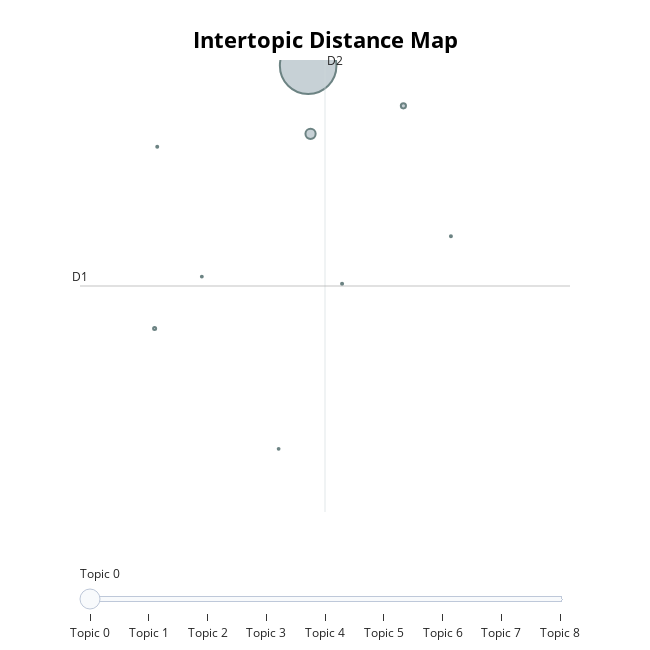
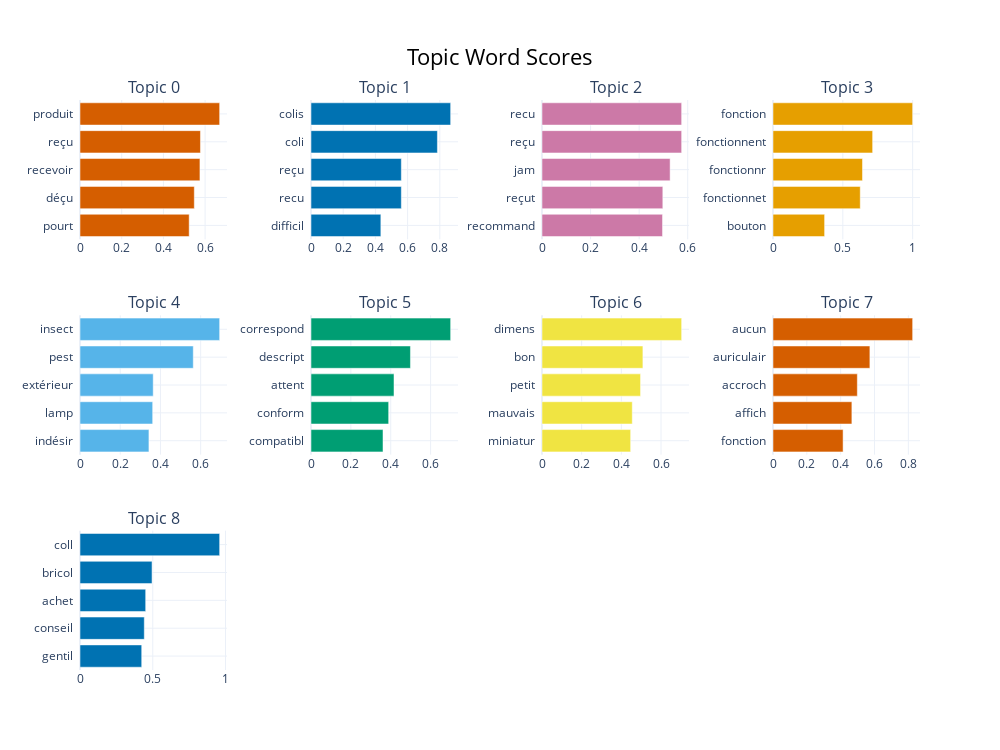

Notebook source saved alongside these figures, in order:
### Markdown cell above
#### **Visualization of the French topic space**

Here, we visualize the French topic landscape using the same projections and bar chart as for the German topics. This allows us to compare it qualitatively to the German topics.

### Code cell
fig_map = topic_model_french.visualize_topics()
fig_map.show()

fig_bar = topic_model_french.visualize_barchart(top_n_topics=10)
fig_bar.show()

### Figure 1 — Plotly figure (JSON) as saved in the notebook; plotly's stock layout.template omitted (floating-point values rounded to 4 significant figures)
{"data": [{"customdata": [[0, "produit | reçu | recevoir | déçu | pourt", 20410], [1, "colis | coli | reçu | recu | difficil", 667], [2, "recu | reçu | jam | reçut | recommand", 170], [3, "fonction | fonctionnent | fonctionnr | fonctionnet | bouton", 60], [4, "insect | pest | extérieur | lamp | indésir", 27], [5, "correspond | descript | attent | conform | compatibl", 26], [6, "dimens | bon | petit | mauvais | miniatur", 25], [7, "aucun | auriculair | accroch | affich | fonction", 24], [8, "coll | bricol | achet | conseil | gentil", 21]], "hovertemplate": "<b>Topic %{customdata[0]}</b><br>%{customdata[1]}<br>Size: %{customdata[2]}", "legendgroup": "", "marker": {"color": "#B0BEC5", "size": [20410, 667, 170, 60, 27, 26, 25, 24, 21], "sizemode": "area", "sizeref": 12.76, "symbol": "circle", "line": {"color": "DarkSlateGrey", "width": 2}}, "mode": "markers", "name": "", "orientation": "v", "showlegend": false, "x": [5.912, 5.934, 6.777, 4.518, 6.22, 7.209, 4.542, 4.947, 5.644], "xaxis": "x", "y": [-0.3328, -0.9299, -0.6848, -2.637, -2.245, -1.828, -1.043, -2.182, -3.691], "yaxis": "y", "type": "scatter"}], "layout": {"xaxis": {"anchor": "y", "domain": [0.0, 1.0], "title": {"text": ""}, "visible": false, "range": [3.84, 8.29]}, "yaxis": {"anchor": "x", "domain": [0.0, 1.0], "title": {"text": ""}, "visible": false, "range": [-4.245, -0.2829]}, "legend": {"tracegroupgap": 0, "itemsizing": "constant"}, "margin": {"t": 60}, "title": {"font": {"size": 22, "color": "Black"}, "text": "<b>Intertopic Distance Map</b>", "y": 0.95, "x": 0.5, "xanchor": "center", "yanchor": "top"}, "hoverlabel": {"font": {"size": 16, "family": "Rockwell"}, "bgcolor": "white"}, "width": 650, "height": 650, "sliders": [{"active": 0, "pad": {"t": 50}, "steps": [{"args": [{"marker.color": [["red", "#B0BEC5", "#B0BEC5", "#B0BEC5", "#B0BEC5", "#B0BEC5", "#B0BEC5", "#B0BEC5", "#B0BEC5"]]}], "label": "Topic 0", "method": "update"}, {"args": [{"marker.color": [["#B0BEC5", "red", "#B0BEC5", "#B0BEC5", "#B0BEC5", "#B0BEC5", "#B0BEC5", "#B0BEC5", "#B0BEC5"]]}], "label": "Topic 1", "method": "update"}, {"args": [{"marker.color": [["#B0BEC5", "#B0BEC5", "red", "#B0BEC5", "#B0BEC5", "#B0BEC5", "#B0BEC5", "#B0BEC5", "#B0BEC5"]]}], "label": "Topic 2", "method": "update"}, {"args": [{"marker.color": [["#B0BEC5", "#B0BEC5", "#B0BEC5", "red", "#B0BEC5", "#B0BEC5", "#B0BEC5", "#B0BEC5", "#B0BEC5"]]}], "label": "Topic 3", "method": "update"}, {"args": [{"marker.color": [["#B0BEC5", "#B0BEC5", "#B0BEC5", "#B0BEC5", "red", "#B0BEC5", "#B0BEC5", "#B0BEC5", "#B0BEC5"]]}], "label": "Topic 4", "method": "update"}, {"args": [{"marker.color": [["#B0BEC5", "#B0BEC5", "#B0BEC5", "#B0BEC5", "#B0BEC5", "red", "#B0BEC5", "#B0BEC5", "#B0BEC5"]]}], "label": "Topic 5", "method": "update"}, {"args": [{"marker.color": [["#B0BEC5", "#B0BEC5", "#B0BEC5", "#B0BEC5", "#B0BEC5", "#B0BEC5", "red", "#B0BEC5", "#B0BEC5"]]}], "label": "Topic 6", "method": "update"}, {"args": [{"marker.color": [["#B0BEC5", "#B0BEC5", "#B0BEC5", "#B0BEC5", "#B0BEC5", "#B0BEC5", "#B0BEC5", "red", "#B0BEC5"]]}], "label": "Topic 7", "method": "update"}, {"args": [{"marker.color": [["#B0BEC5", "#B0BEC5", "#B0BEC5", "#B0BEC5", "#B0BEC5", "#B0BEC5", "#B0BEC5", "#B0BEC5", "red"]]}], "label": "Topic 8", "method": "update"}]}], "shapes": [{"line": {"color": "#CFD8DC", "width": 2}, "type": "line", "x0": 6.065, "x1": 6.065, "y0": -4.245, "y1": -0.2829}, {"line": {"color": "#9E9E9E", "width": 2}, "type": "line", "x0": 3.84, "x1": 8.29, "y0": -2.264, "y1": -2.264}], "annotations": [{"showarrow": false, "text": "D1", "x": 3.84, "y": -2.264, "yshift": 10}, {"showarrow": false, "text": "D2", "x": 6.065, "xshift": 10, "y": -0.2829}]}}

### Figure 2 — Plotly figure (JSON) as saved in the notebook; plotly's stock layout.template omitted (floating-point values rounded to 4 significant figures)
{"data": [{"marker": {"color": "#D55E00"}, "orientation": "h", "x": [0.5236, 0.5482, 0.5751, 0.5777, 0.6697], "y": ["pourt  ", "déçu  ", "recevoir  ", "reçu  ", "produit  "], "type": "bar", "xaxis": "x", "yaxis": "y"}, {"marker": {"color": "#0072B2"}, "orientation": "h", "x": [0.4338, 0.561, 0.561, 0.7851, 0.8673], "y": ["difficil  ", "recu  ", "reçu  ", "coli  ", "colis  "], "type": "bar", "xaxis": "x2", "yaxis": "y2"}, {"marker": {"color": "#CC79A7"}, "orientation": "h", "x": [0.4963, 0.4975, 0.5275, 0.575, 0.575], "y": ["recommand  ", "reçut  ", "jam  ", "reçu  ", "recu  "], "type": "bar", "xaxis": "x3", "yaxis": "y3"}, {"marker": {"color": "#E69F00"}, "orientation": "h", "x": [0.3696, 0.6247, 0.6408, 0.7135, 1.0], "y": ["bouton  ", "fonctionnet  ", "fonctionnr  ", "fonctionnent  ", "fonction  "], "type": "bar", "xaxis": "x4", "yaxis": "y4"}, {"marker": {"color": "#56B4E9"}, "orientation": "h", "x": [0.3427, 0.3614, 0.364, 0.5632, 0.6944], "y": ["indésir  ", "lamp  ", "extérieur  ", "pest  ", "insect  "], "type": "bar", "xaxis": "x5", "yaxis": "y5"}, {"marker": {"color": "#009E73"}, "orientation": "h", "x": [0.3612, 0.3896, 0.4164, 0.4989, 0.7006], "y": ["compatibl  ", "conform  ", "attent  ", "descript  ", "correspond  "], "type": "bar", "xaxis": "x6", "yaxis": "y6"}, {"marker": {"color": "#F0E442"}, "orientation": "h", "x": [0.447, 0.4552, 0.497, 0.5088, 0.7041], "y": ["miniatur  ", "mauvais  ", "petit  ", "bon  ", "dimens  "], "type": "bar", "xaxis": "x7", "yaxis": "y7"}, {"marker": {"color": "#D55E00"}, "orientation": "h", "x": [0.4143, 0.4662, 0.4984, 0.5727, 0.8254], "y": ["fonction  ", "affich  ", "accroch  ", "auriculair  ", "aucun  "], "type": "bar", "xaxis": "x8", "yaxis": "y8"}, {"marker": {"color": "#0072B2"}, "orientation": "h", "x": [0.4242, 0.4418, 0.4514, 0.4951, 0.9598], "y": ["gentil  ", "conseil  ", "achet  ", "bricol  ", "coll  "], "type": "bar", "xaxis": "x9", "yaxis": "y9"}], "layout": {"xaxis": {"anchor": "y", "domain": [0.0, 0.175], "showgrid": true}, "yaxis": {"anchor": "x", "domain": [0.7556, 1.0], "showgrid": true}, "xaxis2": {"anchor": "y2", "domain": [0.275, 0.45], "showgrid": true}, "yaxis2": {"anchor": "x2", "domain": [0.7556, 1.0], "showgrid": true}, "xaxis3": {"anchor": "y3", "domain": [0.55, 0.725], "showgrid": true}, "yaxis3": {"anchor": "x3", "domain": [0.7556, 1.0], "showgrid": true}, "xaxis4": {"anchor": "y4", "domain": [0.825, 1.0], "showgrid": true}, "yaxis4": {"anchor": "x4", "domain": [0.7556, 1.0], "showgrid": true}, "xaxis5": {"anchor": "y5", "domain": [0.0, 0.175], "showgrid": true}, "yaxis5": {"anchor": "x5", "domain": [0.3778, 0.6222], "showgrid": true}, "xaxis6": {"anchor": "y6", "domain": [0.275, 0.45], "showgrid": true}, "yaxis6": {"anchor": "x6", "domain": [0.3778, 0.6222], "showgrid": true}, "xaxis7": {"anchor": "y7", "domain": [0.55, 0.725], "showgrid": true}, "yaxis7": {"anchor": "x7", "domain": [0.3778, 0.6222], "showgrid": true}, "xaxis8": {"anchor": "y8", "domain": [0.825, 1.0], "showgrid": true}, "yaxis8": {"anchor": "x8", "domain": [0.3778, 0.6222], "showgrid": true}, "xaxis9": {"anchor": "y9", "domain": [0.0, 0.175], "showgrid": true}, "yaxis9": {"anchor": "x9", "domain": [0.0, 0.2444], "showgrid": true}, "xaxis10": {"anchor": "y10", "domain": [0.275, 0.45], "showgrid": true}, "yaxis10": {"anchor": "x10", "domain": [0.0, 0.2444], "showgrid": true}, "xaxis11": {"anchor": "y11", "domain": [0.55, 0.725], "showgrid": true}, "yaxis11": {"anchor": "x11", "domain": [0.0, 0.2444], "showgrid": true}, "xaxis12": {"anchor": "y12", "domain": [0.825, 1.0], "showgrid": true}, "yaxis12": {"anchor": "x12", "domain": [0.0, 0.2444], "showgrid": true}, "annotations": [{"font": {"size": 16}, "showarrow": false, "text": "Topic 0", "x": 0.0875, "xanchor": "center", "xref": "paper", "y": 1.0, "yanchor": "bottom", "yref": "paper"}, {"font": {"size": 16}, "showarrow": false, "text": "Topic 1", "x": 0.3625, "xanchor": "center", "xref": "paper", "y": 1.0, "yanchor": "bottom", "yref": "paper"}, {"font": {"size": 16}, "showarrow": false, "text": "Topic 2", "x": 0.6375, "xanchor": "center", "xref": "paper", "y": 1.0, "yanchor": "bottom", "yref": "paper"}, {"font": {"size": 16}, "showarrow": false, "text": "Topic 3", "x": 0.9125, "xanchor": "center", "xref": "paper", "y": 1.0, "yanchor": "bottom", "yref": "paper"}, {"font": {"size": 16}, "showarrow": false, "text": "Topic 4", "x": 0.0875, "xanchor": "center", "xref": "paper", "y": 0.6222, "yanchor": "bottom", "yref": "paper"}, {"font": {"size": 16}, "showarrow": false, "text": "Topic 5", "x": 0.3625, "xanchor": "center", "xref": "paper", "y": 0.6222, "yanchor": "bottom", "yref": "paper"}, {"font": {"size": 16}, "showarrow": false, "text": "Topic 6", "x": 0.6375, "xanchor": "center", "xref": "paper", "y": 0.6222, "yanchor": "bottom", "yref": "paper"}, {"font": {"size": 16}, "showarrow": false, "text": "Topic 7", "x": 0.9125, "xanchor": "center", "xref": "paper", "y": 0.6222, "yanchor": "bottom", "yref": "paper"}, {"font": {"size": 16}, "showarrow": false, "text": "Topic 8", "x": 0.0875, "xanchor": "center", "xref": "paper", "y": 0.2444, "yanchor": "bottom", "yref": "paper"}], "title": {"font": {"size": 22, "color": "Black"}, "text": "Topic Word Scores", "x": 0.5, "xanchor": "center", "yanchor": "top"}, "hoverlabel": {"font": {"size": 16, "family": "Rockwell"}, "bgcolor": "white"}, "showlegend": false, "width": 1000, "height": 750}}
